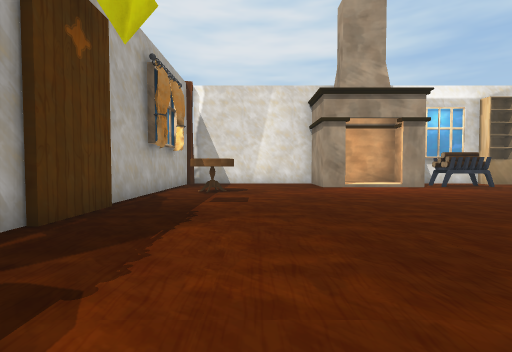
view 1 (above)

19 first-person views from a walk through a Unity game level. The camera is 1.4 m above the floor, tilts 2° down and sees 85° across. The floor is counted in squares, 2 m on a side. Each view is taken from the middle of a square. On the plan, view 1 faces up. The plan holds only what a view shows up to about 9 squares ahead; the rest is blank. The player is left out.

view 2
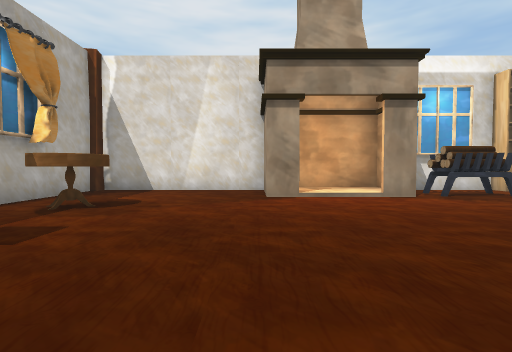

view 3
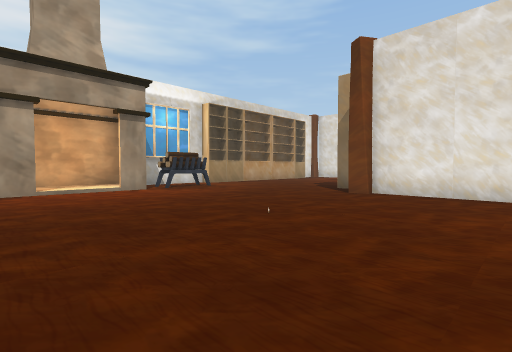

view 4
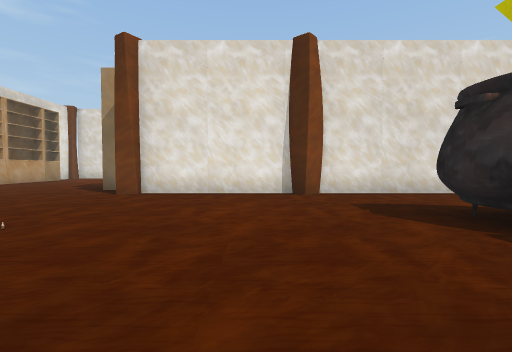

view 5
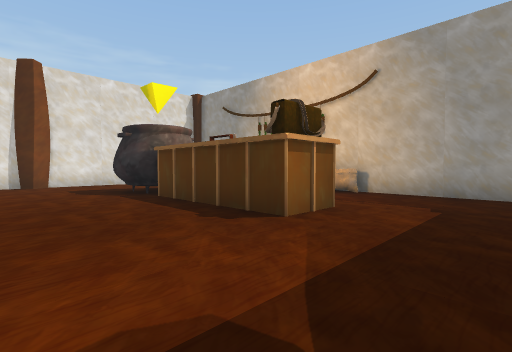

view 6
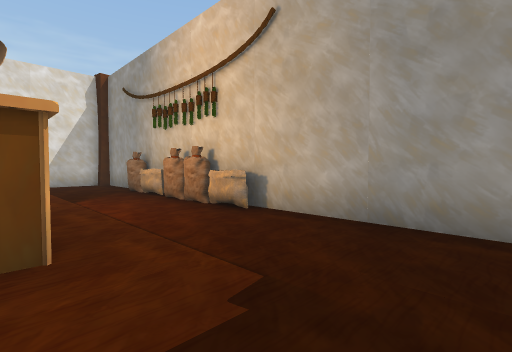

view 7
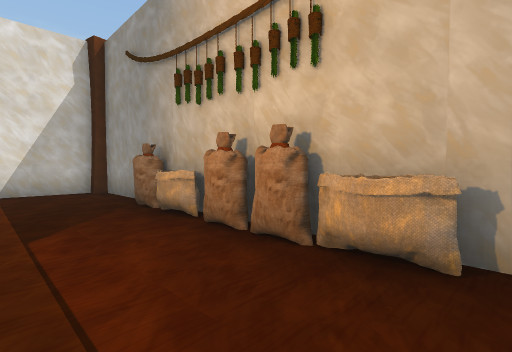

view 8
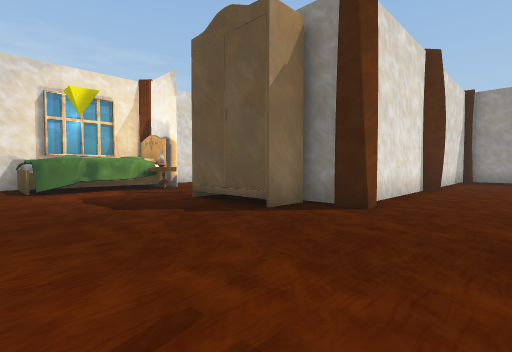

view 9
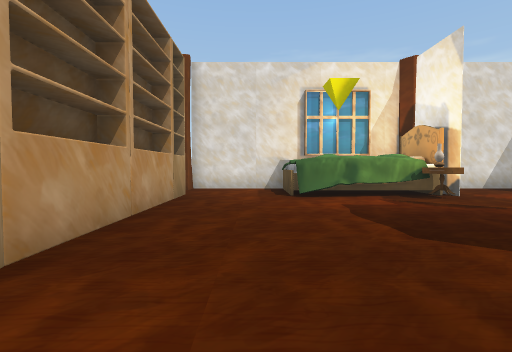

view 10
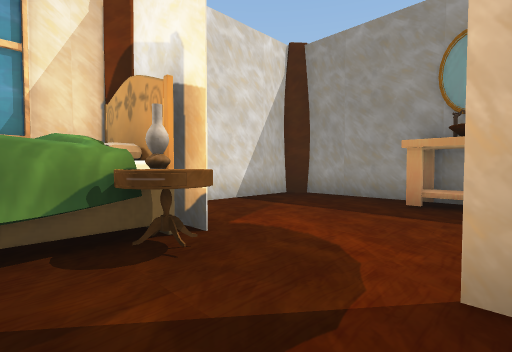

view 11
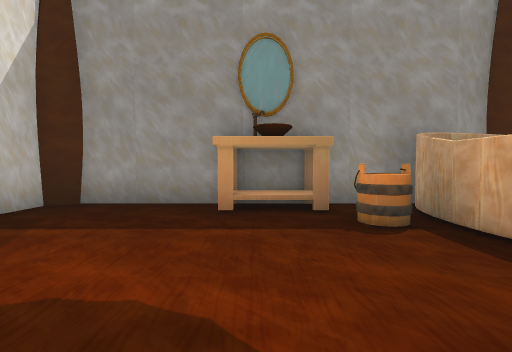

view 12
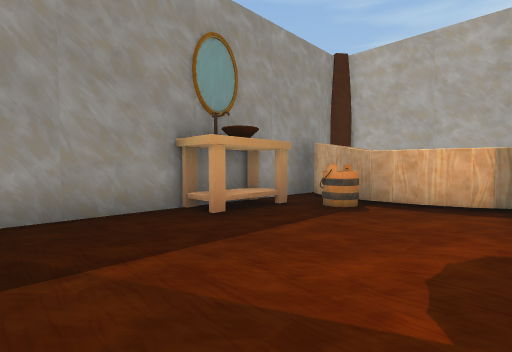

view 13
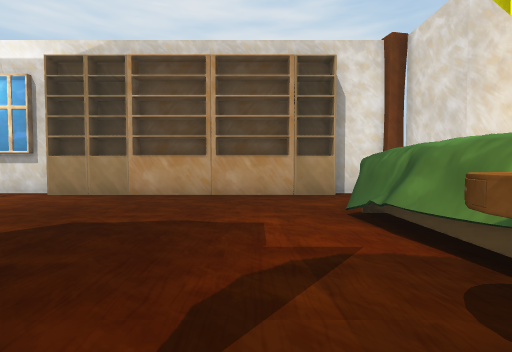

view 14
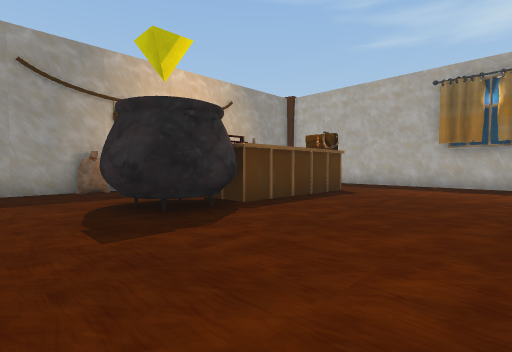

view 15
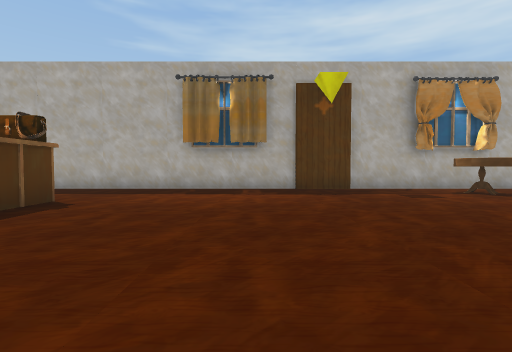

view 16
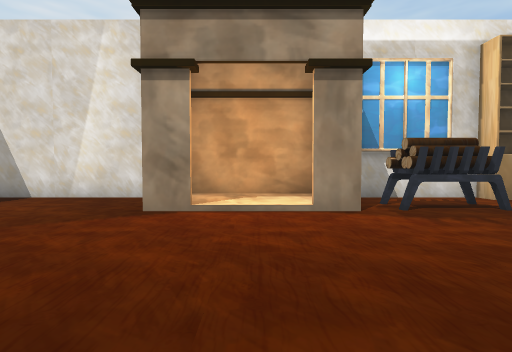

view 17
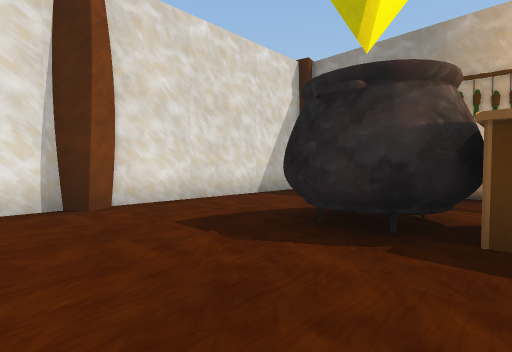

view 18
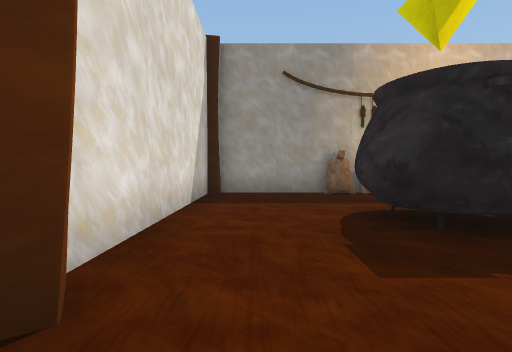

view 19
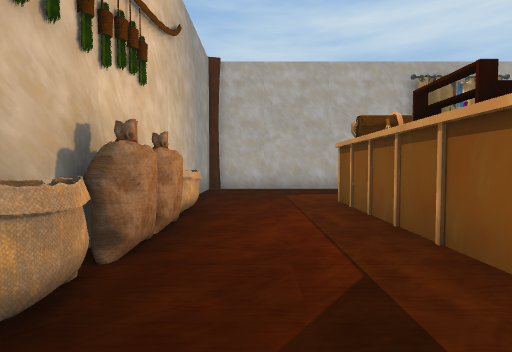

### Floor plan
Points are (right, up) in squares from view 1. A wall is a line through its corners. A room is listed if a view was taken in it or the views show most of it. See-through windows are left out.
Room 1 (views 1, 2, 3, 4, 5, 6, 7, 8, 9, 10, 11, 12, 13, 14, 15, 16, 17, 18, 19)
walls: (9, 3.9) (8.9, 4.5) (9.5, 4.5); (9.2, 3.1) (9.2, 4); (9.6, 4.3) (10.4, 4.3); (10.5, -0.2) (17.2, -0.2) (17.7, 0.2) (17.7, 2.8); (5.8, 9.3) (4.9, 9.3); (3, 9.3) (2.2, 9.3) (2.2, 11.2) (-2.5, 11.2); (8.6, 11.2) (2.5, 11.2); (-2.7, 3.4) (-2.7, -6.1); (-2.5, 5) (-2.5, 3.1); (-2.7, 10.9) (-2.7, 4.9); (17.7, 7.9) (17.7, 11) (17.2, 11); (-2.6, -6.4) (9.2, -6.4) (9.2, -0.9) (8.8, -0.2) (9.2, 0.1) (9.2, 0.9); (16.8, 11.2) (16, 11.2)
objects: other object (-2, 8) to (-1, 8); other object (1, -3) to (3, -2); other object (2, -6); other object (3, -6); other object (4, -6); other object (4, -3) to (6, -2); other object (5, -6); other object (6, -6); other object (7, 10) to (8, 10); other object (9, 11); other object (10, 1) to (11, 4); other object (10, 5) to (13, 5); other object (10, 11); other object (12, 2); other object (12, 11); other object (13, 0); other object (14, 11); other object (15, 5); other object (15, 11); other object (16, 5) to (17, 8)

Where each view was taken, in squares from view 1:
view 1: 0 up, 0 right, facing up
view 2: 3 up, 2 right, facing up
view 3: 1 up, 2 right, facing up-right
view 4: 1 up, 2 right, facing right
view 5: 1 up, 2 left, facing down-right
view 6: 3 down, 2 left, facing down-right
view 7: 4 down, 1 right, facing down-right
view 8: 9 up, 7 right, facing down-right
view 9: 9 up, 9 right, facing right
view 10: 6 up, 13 right, facing down-right
view 11: 5 up, 14 right, facing down
view 12: 4 up, 17 right, facing down-left
view 13: 4 up, 14 right, facing up
view 14: 2 up, 8 right, facing down-left
view 15: 2 up, 6 right, facing left
view 16: 5 up, 4 right, facing up
view 17: 1 up, 4 right, facing down-right
view 18: 1 up, 8 right, facing down
view 19: 5 down, 6 right, facing left
